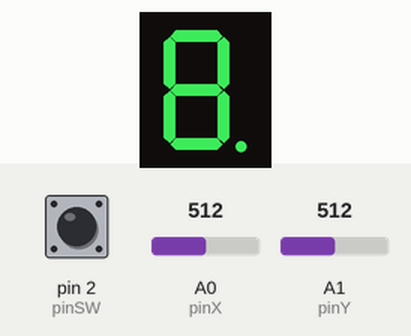
This sketch was run on a simulated Arduino Uno, built with avr-gcc and run on an emulated ATmega328P. Parts: 1-digit seven-segment display. Wiring (inferred from the names in the program): 1-digit 7-segment display, segments lit when LOW: segments pin 10, pin 9, pin 8, pin 7, pin 6, pin 5, pin 4, pin 11. The inputs (shaded band) are chosen by the test bench; at power-on: A1 (pinY) = 512, A0 (pinX) = 512, pin 2 (pinSW) HIGH. The segment pins are drawn as the display they are named for.

Above: at 1.2 s.
1.3 s: A1 (pinY) set to 610
At 1.9 s:
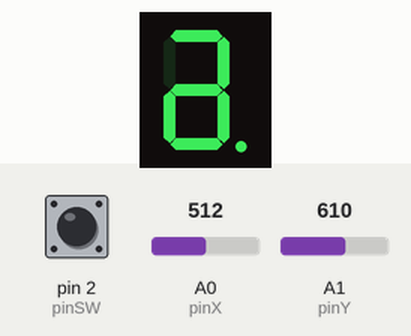
4.3 s: A0 (pinX) set to 390
At 4.9 s:
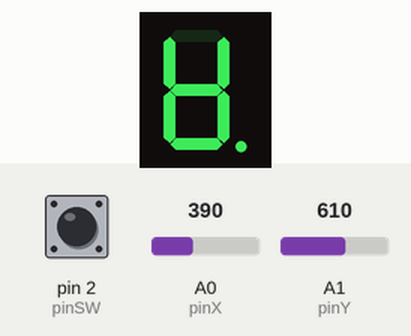
Timing chart, 0 to 7.3 s (numbered marks = the images above; inputs shaded):
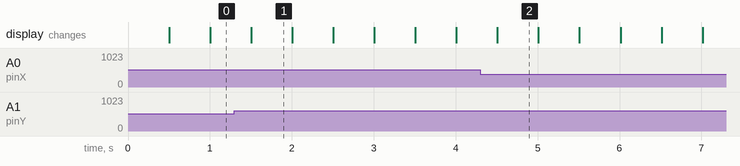

The sketch:

homework_3.ino
```cpp
// declare all the joystick pins
const int pinSW = 2; // digital pin connected to switch output
const int pinX = A0; // A0 - analog pin connected to X output
const int pinY = A1; // A1 - analog pin connected to Y output

// declare all the segments pins
const int pinA = 4;
const int pinB = 5;
const int pinC = 6;
const int pinD = 7;
const int pinE = 8;
const int pinF = 9;
const int pinG = 10;
const int pinDP = 11;

const int segSize = 8;

bool buttonState = false;
unsigned long long lastDebounceTime = 0;

bool readButtonCurrentState = false;
int index = 0;

unsigned long long lastTimerFromBlink = 0;
const int blinkOffset = 500;
const int resetTimePress = 2000;
bool blinkState = true;
// modify if you have common anode
bool commonAnode = false;

int debounceDelay = 30;
bool lastChangableState = true;
bool lastStableState = true;
bool commandInUse = false;

const int noOfDigits = 10;
byte state = HIGH;
byte dpState = LOW;
byte swState = LOW;

byte lastSwState = LOW;
int xValue = 0;
int yValue = 0;

bool joyMovedX = false;
bool joyMovedY = false;

int digit = 0;
int minThreshold = 400;
int maxThreshold = 600;

int segments[segSize] = {
  pinA, pinB, pinC, pinD, pinE, pinF, pinG, pinDP
};

int nextPosition = 0;
int currentSegmentPosition = pinA;

int segmentsNeighboars[segSize][5]={
  {0   ,  pinG, pinF, pinB ,0},
  {pinA,  pinG, pinF, 0    ,0},
  {pinG,  pinD, pinE, pinDP , 0},
  {pinG,  0   , pinE, pinC , 0},
  {pinG,  pinD, 0,    pinC , 0},
  {pinA,  pinG, 0,    pinB , 0},
  {pinA,  pinD, 0,  0 , 0},
  {0 , 0 , pinC , 0 , 0}
};

void setup() {
  // initialize all the pins
  for (int i = 0; i < segSize; i++) {
    pinMode(segments[i], OUTPUT);
  }
  pinMode(pinSW, INPUT_PULLUP);
  if (commonAnode == true) {
    state = !state;
  }
  Serial.begin(9600);
  attachInterrupt(digitalPinToInterrupt(pinSW),blink, CHANGE);
}

void loop() {
  nextPosition = -1;
//Serial.println(currentSegmentPosition);
for(int i = 0 ; i < segSize ; ++i){
  if(i+4 !=currentSegmentPosition){
    digitalWrite(i+4,segmentsNeighboars[i][4]);
  }
}
blinkSegmentSelector();
xValueInput();
yValueInput();
if(nextPosition!=-1){
  if(segmentsNeighboars[currentSegmentPosition-4][nextPosition]>0){
  currentSegmentPosition=segmentsNeighboars[currentSegmentPosition-4][nextPosition];
  }
}
}


void blinkSegmentSelector(){
  if(millis()-lastTimerFromBlink>blinkOffset){
  digitalWrite(currentSegmentPosition,blinkState);
  blinkState=!blinkState;
  lastTimerFromBlink=millis();
  }
}

void xValueInput(){
  xValue = analogRead(pinX);
  if ( minThreshold <= xValue && xValue <= maxThreshold) {
    joyMovedX = false;
  }

  if (xValue > maxThreshold && joyMovedX == false) {
    nextPosition=0;
    joyMovedX = true;
  }

  if (xValue < minThreshold && joyMovedX == false) {
    nextPosition=1;
    joyMovedX = true;
  }
}

void yValueInput(){
  yValue = analogRead(pinY);
  if ( minThreshold <= yValue && yValue <= maxThreshold) {
    joyMovedY = false;
  }

  if (yValue > maxThreshold && joyMovedY == false) {
    nextPosition=3;
    joyMovedY = true;
  }

  if (yValue < minThreshold && joyMovedY == false) {
   nextPosition=2;
    joyMovedY = true;
  }
}


void lightUpSegmnet(){
  Serial.println("salut");
  segmentsNeighboars[currentSegmentPosition-4][4]=(segmentsNeighboars[currentSegmentPosition-4][4]+1)%2;
}

void resetLightState(){
  for (int i=0; i<segSize; i++) {
    digitalWrite(i+4,0);
    segmentsNeighboars[i][4]=0;
  }
}


void blink(){
  commandInUse = false;
  readButtonCurrentState = digitalRead(pinSW);
  if (readButtonCurrentState != lastChangableState) {
     if ((millis() - lastDebounceTime) > debounceDelay) {
    if (lastStableState == LOW && readButtonCurrentState == HIGH){
      if(millis() -lastDebounceTime >  resetTimePress){
        resetLightState();
      }
      else
      {
        lightUpSegmnet();
      }
      commandInUse =true;
    }
    lastStableState = readButtonCurrentState;
  }
    lastDebounceTime = millis();
    lastChangableState = readButtonCurrentState;
  }

      if ((millis() - lastDebounceTime) > debounceDelay && !commandInUse) {
    if (lastStableState == LOW && readButtonCurrentState == HIGH){
      if(millis() -lastDebounceTime >  resetTimePress){
        resetLightState();
      }
      else
      {
        lightUpSegmnet();
      }
    }
    lastStableState = readButtonCurrentState;
  }
}
```

Measured:
- after the input at 1.3 s, the display: changes after 0.20 s (image 1)
- after the input at 4.3 s, the display: changes after 0.21 s (image 2)
- what the display in image 1 shows lasts 0.5 s, from 1.5 s to 2.0 s
